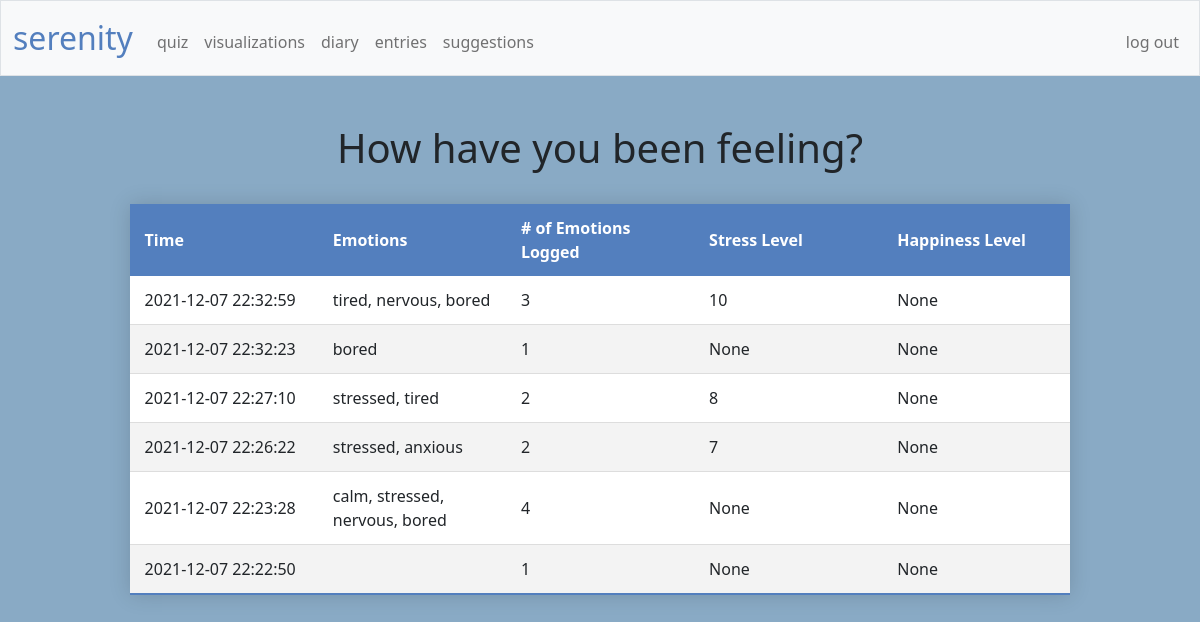
Screenshot of /viz (signed in) with the database file from the repository.
### tables this page shows
CREATE TABLE 'emotions' ('id' INTEGER PRIMARY KEY AUTOINCREMENT NOT NULL, 'user_id' INTEGER NOT NULL, 'time' DATETIME NOT NULL DEFAULT CURRENT_TIMESTAMP, 'emotionlist' TEXT, 'stress_slider' INTEGER, 'happiness_slider' INTEGER);

### app.py (the view)
@app.route("/viz")
@login_required
def viz():
    emotionlog = db.execute(
        "SELECT time, emotionlist, stress_slider, happiness_slider FROM emotions WHERE user_id = ? ORDER BY time DESC", session["user_id"])
    return render_template("viz.html", emotionlog=emotionlog, string_word_count=string_word_count)

### app.py (called while the page is built)
@app.after_request
def after_request(response):
    response.headers["Cache-Control"] = "no-cache, no-store, must-revalidate"
    response.headers["Expires"] = 0
    response.headers["Pragma"] = "no-cache"
    return response

### helpers.py (called while the page is built)
def login_required(f):
    @wraps(f)
    def decorated_function(*args, **kwargs):
        if session.get("user_id") is None:
            return redirect("/login")
        return f(*args, **kwargs)
    return decorated_function

def string_word_count(s):
    return s.count(",") + 1

### templates/viz.html (shortened to what this page needs)
{% extends "layout.html" %}
{% block main %}
    <body class="background">
        <header><h1 style="text-align:center">How have you been feeling?</h1></header>
        <br>
        <table class="styled-table">
            <thead>
                <tr>
                    <th>Time</th>
                    <th>Emotions</th>
                    <th># of Emotions Logged</th>
                    <th>Stress Level</th>
                    <th>Happiness Level</th>
                </tr>
            </thead>
            <tbody>
                {% for e in emotionlog %}
                <tr>
                    <td>{{ e["time"] }}</td>
                    <td>{{ e["emotionlist"] }}</td>
                    <td>{{ string_word_count(e["emotionlist"]) }}</td>
                    <td>{{ e["stress_slider"] }}</td>
                    <td>{{ e["happiness_slider"] }}</td>
                </tr>
                {% endfor %}
            </tbody>
        </table>
    </body>
{% endblock %}

### templates/layout.html (shortened to what this page needs)
<!DOCTYPE html>
<html lang="en">
    <head>
        <link href="https://cdn.jsdelivr.net/npm/bootstrap@5.1.3/dist/css/bootstrap.min.css" rel="stylesheet">
        <link href="/static/styles.css" rel="stylesheet">
    </head>
    <body>
        <nav class="bg-light border navbar navbar-expand-md navbar-light">
            <div class="container-fluid">
                <a class="navbar-brand" href="/"><span class="blue">serenity</span></a>
                <div class="collapse navbar-collapse" id="navbar">
                    {% if session["user_id"] %}
                        <ul class="navbar-nav me-auto mt-2">
                            <li class="nav-item"><a class="nav-link" href="/quiz">quiz</a></li>
                            <li class="nav-item"><a class="nav-link" href="/viz">visualizations</a></li>
                            <li class="nav-item"><a class="nav-link" href="/diary">diary</a></li>
                            <li class="nav-item"><a class="nav-link" href="/entries">entries</a></li>
                            <li class="nav-item"><a class="nav-link" href="/suggest">suggestions</a></li>
                        </ul>
                        <ul class="navbar-nav ms-auto mt-2">
                            <li class="nav-item"><a class="nav-link" href="/logout">log out</a></li>
                        </ul>
                    {% else %}
                        <ul class="navbar-nav ms-auto mt-2">
                            <li class="nav-item"><a class="nav-link" href="/register">register</a></li>
                            <li class="nav-item"><a class="nav-link" href="/login">log in</a></li>
                        </ul>
                    {% endif %}
                </div>
            </div>
        </nav>
        <main class="container-fluid py-5 text-center">
            {% block main %}{% endblock %}
        </main>
    </body>
</html>

### static/styles.css (style rules this page uses)
body { font-size: 1rem; font-weight: 400; line-height: 1.5; margin: 0; text-align: left; }
nav .navbar-brand { font-size: xx-large; }
nav .navbar-brand .blue { color: #537fbe; }
.styled-table { border-collapse: collapse; background-color: transparent; margin: auto; margin-bottom: 1rem; width: 80%; table-layout: fixed; min-width: 400px; box-shadow: 0 0 20px rgba(0, 0, 0, 0.15); }
.styled-table thead tr { background-color: #537fbe; color: #ffffff; text-align: left; }
.styled-table th, .styled-table td { padding: 12px 15px; text-align: left; }
.styled-table tbody tr { border-bottom: 1px solid #dddddd; }
.styled-table tbody tr:nth-of-type(odd) { background-color: #ffffff; }
.styled-table tbody tr:nth-of-type(even) { background-color: #f3f3f3; }
.styled-table tbody tr:last-of-type { border-bottom: 2px solid #537fbe; }
.background { background-color: #89aac5; }

### rows the page displays
emotions: time "2021-12-07 22:32:59", emotionlist "tired, nervous, bored", emotionlist "3", stress_slider "10", happiness_slider "None"
emotions: time "2021-12-07 22:32:23", emotionlist "bored", emotionlist "1", stress_slider "None", happiness_slider "None"
emotions: time "2021-12-07 22:27:10", emotionlist "stressed, tired", emotionlist "2", stress_slider "8", happiness_slider "None"
emotions: time "2021-12-07 22:26:22", emotionlist "stressed, anxious", emotionlist "2", stress_slider "7", happiness_slider "None"
emotions: time "2021-12-07 22:23:28", emotionlist "calm, stressed, nervous, bored", emotionlist "4", stress_slider "None", happiness_slider "None"
emotions: time "2021-12-07 22:22:50", emotionlist "1", stress_slider "None", happiness_slider "None"
